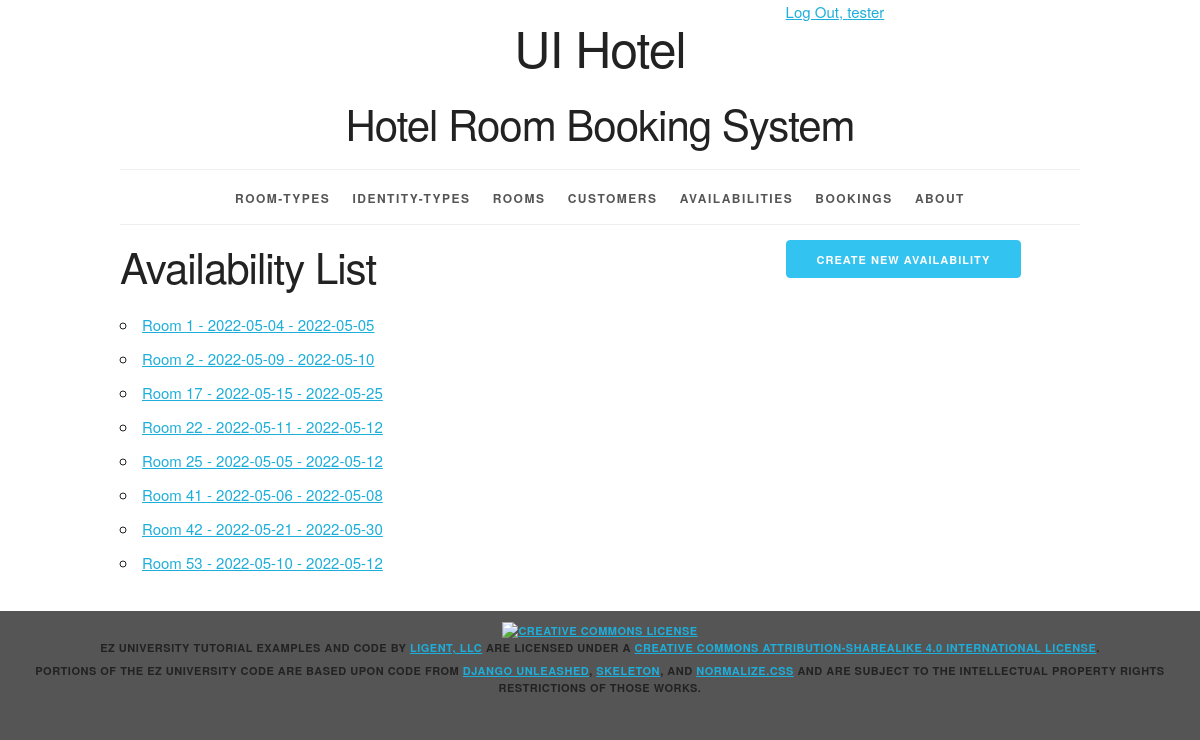
Screenshot of /availability/ (signed in) with the database file from the repository.
### hotelinfo/models.py (models this page shows, shortened)
class Availability(models.Model):
    availability_id = models.AutoField(primary_key=True)
    check_in = models.DateField()
    check_out = models.DateField()
    room = models.ForeignKey(Room, related_name='availabilitys', on_delete=models.PROTECT)
    def __str__(self):
        return 'Room %s - %s - %s' % (self.room.room_number, self.check_in, self.check_out)
    def get_absolute_url(self):
        return reverse('hotelinfo_availability_detail_urlpattern', kwargs={'pk': self.pk})
    class Meta:
        ordering = ['room__room_number', 'check_in', 'check_out']
        constraints = [UniqueConstraint(fields=['room', 'check_in', 'check_out'], name='unique_availability')]

class Room(models.Model):
    room_id = models.AutoField(primary_key=True)
    room_number = models.IntegerField()
    floor_number = models.IntegerField()
    room_type = models.ForeignKey(RoomType, related_name='rooms', on_delete=models.PROTECT)
    class Meta:
        ordering = ['room_number']
        constraints = [UniqueConstraint(fields=['room_number', 'floor_number'], name='unique_room')]

### hotelinfo/views.py (the view)
class AvailabilityList(LoginRequiredMixin, PermissionRequiredMixin, ListView):
    model = Availability
    permission_required = 'hotelinfo.view_availability'

### hotelinfo/templates/hotelinfo/availability_list.html (shortened to what this page needs)
{% extends 'hotelinfo/base.html' %}
{% block create_button %}
    {% if perms.hotelinfo.add_availability %}
    <a
        href="{% url 'hotelinfo_availability_create_urlpattern'  %}"
        class="button button-primary">
      Create New Availability</a>
    {% endif %}
{% endblock %}
{% block org_content %}
  <h2>Availability List</h2>
  <ul>
    {% for availability in availability_list %}
      <li>
        <a href="{{ availability.get_absolute_url }}">
          {{ availability }}</a>
      </li>
    {% empty %}
      <li><em>There are currently no rooms available.</em></li>
    {% endfor %}
  </ul>
{% endblock %}

### hotelinfo/templates/hotelinfo/base.html (shortened to what this page needs)
{% load static %}
<!DOCTYPE html>
<html lang="en">
<head>
    <link rel="stylesheet" type="text/css"
          href="{% static 'hotelinfo/normalize.css' %}">
    <link rel="stylesheet" type="text/css"
          href="{% static 'hotelinfo/skeleton.css' %}">
    <link rel="stylesheet" type="text/css"
          href="{% static 'hotelinfo/style.css' %}">
</head>
<body>
<div class="container">
    <div class="status row">
        <div class="offset-by-eight four columns">
            <ul class="inline">
                {% if user.is_authenticated %}
                    <li><a href="{% url 'logout_urlpattern' %}">
                        Log Out, {{ user.get_username }}</a></li>
                {% else %}
                    <li><a href="{% url 'login_urlpattern' %}">
                        Log In</a></li>
                {% endif %}
            </ul>
        </div>
    </div>
    <header class="row">
        <div class="offset-by-one ten columns">
            <h1 class="logo">UI Hotel</h1>
            <h2>Hotel Room Booking System</h2>
        </div>
    </header>
    <nav>
        <ul>
            {% if perms.hotelinfo.view_roomtype %}
                <li>
                    <a href="{% url 'hotelinfo_room_type_list_urlpattern' %}">
                        Room-Types</a></li>
            {% endif %}
            {% if perms.hotelinfo.view_identitytype %}
                <li>
                    <a href="{% url 'hotelinfo_identity_type_list_urlpattern' %}">
                        Identity-Types</a></li>
            {% endif %}
            {% if perms.hotelinfo.view_room %}
                <li>
                    <a href="{% url 'hotelinfo_room_list_urlpattern' %}">
                        Rooms</a></li>
            {% endif %}
            {% if perms.hotelinfo.view_customer %}
                <li>
                    <a href="{% url 'hotelinfo_customer_list_urlpattern' %}">
                        Customers</a></li>
            {% endif %}
            {% if perms.hotelinfo.view_availability %}
                <li>
                    <a href="{% url 'hotelinfo_availability_list_urlpattern' %}">
                        Availabilities</a></li>
            {% endif %}
            {% if perms.hotelinfo.view_booking %}
                <li>
                    <a href="{% url 'hotelinfo_booking_list_urlpattern' %}">
                        Bookings</a></li>
            {% endif %}
            <li>
                <a href="{% url 'about_urlpattern' %}">
                    About</a></li>
        </ul>
    </nav>
    <main>
        {% block content %}
            <div class="row">
                <section class="eight columns">
                    {% block org_content %}{% endblock %}
                </section>
                <section class="desktop four columns">
                    {% block create_button %}{% endblock %}
                </section>
            </div>
        {% endblock %}
    </main>
</div>
<footer>
    <p>
        <a rel="license" href="http://creativecommons.org/licenses/by-sa/4.0/">
            <img alt="Creative Commons License" style="border-width:0"
                 src="https://i.creativecommons.org/l/by-sa/4.0/88x31.png"/>
        </a><br/><span property="dct:title">EZ University Tutorial Examples and Code</span>
        by
        <a href="https://www.ligent.net" property="cc:attributionName"
           rel="cc:attributionURL">Ligent, LLC</a> are licensed under a
        <a rel="license" href="http://creativecommons.org/licenses/by-sa/4.0/">Creative Commons Attribution-ShareAlike
            4.0 International License</a>.
    </p>
    <p>Portions of the EZ University code are based upon code from
        <a href="https://django-unleashed.com">Django Unleashed</a>,
        <a href="http://getskeleton.com/">Skeleton</a>, and
        <a href="https://necolas.github.io/normalize.css/">Normalize.css</a> and
        are subject to the intellectual property rights restrictions of those works.
    </p>
</footer>
</body>
</html>

### hotelinfo/static/hotelinfo/skeleton.css (style rules this page uses)
.container { position: relative; width: 100%; max-width: 960px; margin: 0 auto; padding: 0 20px; box-sizing: border-box; }
.column, .columns { width: 100%; float: left; box-sizing: border-box; }
@media (min-width: 400px) { .container { width: 85%; padding: 0; } }
@media (min-width: 550px) { .container { width: 80%; } }
@media (min-width: 550px) { .column, .columns { margin-left: 4%; } }
@media (min-width: 550px) { .column:first-child, .columns:first-child { margin-left: 0; } }
@media (min-width: 550px) { .four.columns { width: 30.6666666667%; } }
@media (min-width: 550px) { .eight.columns { width: 65.3333333333%; } }
@media (min-width: 550px) { .ten.columns { width: 82.6666666667%; } }
@media (min-width: 550px) { .offset-by-one.column, .offset-by-one.columns { margin-left: 8.66666666667%; } }
@media (min-width: 550px) { .offset-by-eight.column, .offset-by-eight.columns { margin-left: 69.3333333333%; } }
html { font-size: 62.5%; }
body { font-size: 1.5em; line-height: 1.6; font-weight: 400; font-family: "Raleway", "HelveticaNeue", "Helvetica Neue", Helvetica, Arial, sans-serif; color: #222; }
h1, h2, h3, h4, h5, h6 { margin-top: 0; margin-bottom: 2rem; font-weight: 300; }
h1 { font-size: 4.0rem; line-height: 1.2; letter-spacing: -.1rem; }
h2 { font-size: 3.6rem; line-height: 1.25; letter-spacing: -.1rem; }
@media (min-width: 550px) { h1 { font-size: 5.0rem; } }
@media (min-width: 550px) { h2 { font-size: 4.2rem; } }
p { margin-top: 0; }
a { color: #1EAEDB; }
.button, button, input[type="submit"], input[type="reset"], input[type="button"] { display: inline-block; height: 38px; padding: 0 30px; color: #555; text-align: center; font-size: 11px; font-weight: 600; line-height: 38px; letter-spacing: .1rem; text-transform: uppercase; text-decoration: none; white-space: nowrap; background-color: transparent; border-radius: 4px; border: 1px solid #bbb; cursor: pointer; box-sizing: border-box; }
.button.button-primary, button.button-primary, input[type="submit"].button-primary, input[type="reset"].button-primary, input[type="button"].button-primary { color: #FFF; background-color: #33C3F0; border-color: #33C3F0; }
ul { list-style: circle inside; }
ol, ul { padding-left: 0; margin-top: 0; }
li { margin-bottom: 1rem; }
button, .button { margin-bottom: 1rem; }
pre, blockquote, dl, figure, table, p, ul, ol, form { margin-bottom: 2.5rem; }
.container:after, .row:after, .u-cf { content: ""; display: table; clear: both; }

### hotelinfo/static/hotelinfo/style.css (style rules this page uses)
.desktop { display: none; }
@media (min-width: 550px) { .desktop { display: block; } }
html { height: 100%; background-color: #555; }
body { background-color: white; }
body>div>header { text-align: center;; }
header h1 { display: inline-block; font-weight: normal; font-style: normal; width: 100%; margin-top: 0; padding-top: 0; }
.logo { padding-top: 50px; background-image: url("/static/courseinfo/logo.png"); background-size: 50px; background-repeat: no-repeat; background-position: top; }
@media (min-width: 750px) { .logo { padding-top: 0; background-size: contain; background-position: 0% 0%; } }
@media (min-width: 1000px) { .logo { background-position: 10% 0%; } }
@media (min-width: 1200px) { .logo { background-position: 15% 0%; } }
nav { border-top: 1px solid #eee; width: 100%; border-bottom: 1px solid #eee; margin: 0 0 1em; padding: 0; }
nav ul { margin: 0; padding: 1em 0; list-style-type: none; text-align: center; }
nav ul li { display: inline; padding: 0; margin: 0 0.25em; font-weight: 600; text-transform: uppercase; text-align: center; font-size: 1rem; letter-spacing: .10rem; }
@media (min-width: 400px) { nav ul li { letter-spacing: .15rem; font-size: 1.2rem; margin: 0 0.5em; } }
@media (min-width: 550px) { nav ul li { margin: 0 0.75em; } }
nav ul li a { color: #555; text-decoration: none; background-color: transparent; cursor: pointer; }
.inline { list-style-type: none; padding: 0; margin: 0 0 -0.5em; }
.inline li { display: inline; }
body>footer { width: 100%; background-color: #555; font-size: 1.1rem; letter-spacing: .05rem; font-weight: 600; text-transform: uppercase; text-align: center; padding: 1em 0; margin: 1em 0; }
body>footer p { margin-bottom: 0.5rem; }

### rows the page displays
Availability: room+check_in+check_out "Room 1 - 2022-05-04 - 2022-05-05"
Availability: room+check_in+check_out "Room 2 - 2022-05-09 - 2022-05-10"
Availability: room+check_in+check_out "Room 17 - 2022-05-15 - 2022-05-25"
Availability: room+check_in+check_out "Room 22 - 2022-05-11 - 2022-05-12"
Availability: room+check_in+check_out "Room 25 - 2022-05-05 - 2022-05-12"
Availability: room+check_in+check_out "Room 41 - 2022-05-06 - 2022-05-08"
Availability: room+check_in+check_out "Room 42 - 2022-05-21 - 2022-05-30"
Availability: room+check_in+check_out "Room 53 - 2022-05-10 - 2022-05-12"

### other values shown
{{ user.get_username }} "tester"
